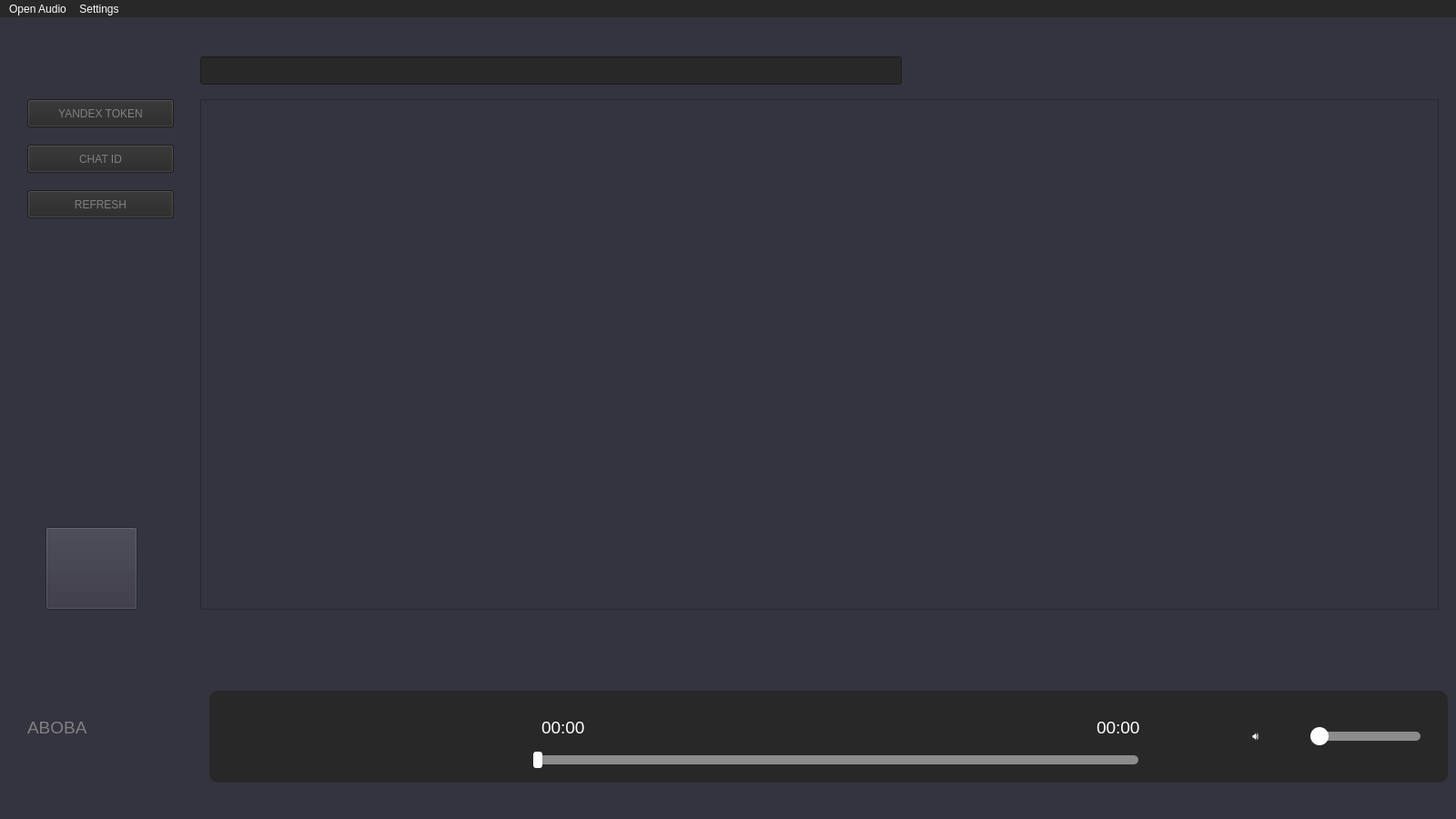
<?xml version="1.0" encoding="UTF-8"?>
<ui version="4.0">
 <class>player</class>
 <widget class="QMainWindow" name="player">
  <property name="geometry">
   <rect>
    <x>0</x>
    <y>0</y>
    <width>1600</width>
    <height>900</height>
   </rect>
  </property>
  <property name="windowTitle">
   <string>SEAGATO</string>
  </property>
  <property name="windowIcon">
   <iconset>
    <normaloff>../../../../../Downloads/poop.png</normaloff>../../../../../Downloads/poop.png</iconset>
  </property>
  <property name="styleSheet">
   <string notr="true">
     QMainWindow {
       background-color: rgb(52, 51, 64);
     }
     QLabel {
       color: gray;
       font-family: 'Arial';
       font-size: 14pt;
     }
     
     QPushButton:hover {
       background-color: rgb(140, 140, 140);
     }
     QSlider::groove:horizontal {
       height: 10px;
       background: rgb(140, 140, 140);
       border-radius: 5px;
     }
     QSlider::handle:horizontal {
       background: white;
       width: 20px;
       height: 20px;
       margin: -5px 0;
       border-radius: 10px;
     }
     QFrame#frame {
       background-color: rgb(40, 40, 40);
       border-radius: 10px;
       padding: 10px;
     }
     QMenuBar {
       background-color: rgb(40, 40, 40);
       color: white;
     }
     QMenuBar::item {
       background: transparent;
     }
     QMenuBar::item:selected {
       background: rgb(70, 70, 70);
     }
     QMenu {
       background-color: rgb(40, 40, 40);
       color: white;
     }
     QMenu::item:selected {
       background: rgb(70, 70, 70);
     }
   </string>
  </property>
  <widget class="QWidget" name="centralwidget">
   <widget class="QFrame" name="frame">
    <property name="geometry">
     <rect>
      <x>230</x>
      <y>740</y>
      <width>1361</width>
      <height>101</height>
     </rect>
    </property>
    <property name="styleSheet">
     <string notr="true">
      color: white;
      background-color: rgb(40, 40, 40);
      border-radius: 10px;
      padding: 10px;
     </string>
    </property>
    <property name="frameShape">
     <enum>QFrame::StyledPanel</enum>
    </property>
    <property name="frameShadow">
     <enum>QFrame::Raised</enum>
    </property>
    <widget class="QSlider" name="horizontalSlider_Audio_File_Duration">
     <property name="geometry">
      <rect>
       <x>350</x>
       <y>66</y>
       <width>681</width>
       <height>20</height>
      </rect>
     </property>
     <property name="sizePolicy">
      <sizepolicy hsizetype="Preferred" vsizetype="Preferred">
       <horstretch>0</horstretch>
       <verstretch>0</verstretch>
      </sizepolicy>
     </property>
     <property name="styleSheet">
      <string notr="true">QSlider::handle:horizontal
{
	width:10px;
	height:10px;
	margin:-4px -4px;
	border-radius:3px;
	
}</string>
     </property>
     <property name="orientation">
      <enum>Qt::Horizontal</enum>
     </property>
    </widget>
    <widget class="QSlider" name="horizontalSlider_Audio_Volume">
     <property name="geometry">
      <rect>
       <x>1200</x>
       <y>30</y>
       <width>141</width>
       <height>41</height>
      </rect>
     </property>
     <property name="orientation">
      <enum>Qt::Horizontal</enum>
     </property>
    </widget>
    <widget class="QPushButton" name="pushButton_Seek_Forward">
     <property name="geometry">
      <rect>
       <x>750</x>
       <y>0</y>
       <width>60</width>
       <height>60</height>
      </rect>
     </property>
     <property name="sizePolicy">
      <sizepolicy hsizetype="Minimum" vsizetype="Maximum">
       <horstretch>0</horstretch>
       <verstretch>0</verstretch>
      </sizepolicy>
     </property>
     <property name="minimumSize">
      <size>
       <width>0</width>
       <height>0</height>
      </size>
     </property>
     <property name="maximumSize">
      <size>
       <width>16777215</width>
       <height>16777215</height>
      </size>
     </property>
     <property name="styleSheet">
      <string notr="true"/>
     </property>
     <property name="text">
      <string/>
     </property>
     <property name="iconSize">
      <size>
       <width>30</width>
       <height>30</height>
      </size>
     </property>
    </widget>
    <widget class="QPushButton" name="pushButton_Play">
     <property name="geometry">
      <rect>
       <x>650</x>
       <y>0</y>
       <width>60</width>
       <height>60</height>
      </rect>
     </property>
     <property name="styleSheet">
      <string notr="true"/>
     </property>
     <property name="text">
      <string/>
     </property>
     <property name="iconSize">
      <size>
       <width>30</width>
       <height>30</height>
      </size>
     </property>
    </widget>
    <widget class="QPushButton" name="pushButton_Seek_Back">
     <property name="geometry">
      <rect>
       <x>540</x>
       <y>0</y>
       <width>60</width>
       <height>60</height>
      </rect>
     </property>
     <property name="text">
      <string/>
     </property>
     <property name="iconSize">
      <size>
       <width>30</width>
       <height>30</height>
      </size>
     </property>
    </widget>
    <widget class="QPushButton" name="pushButton_Volume">
     <property name="geometry">
      <rect>
       <x>1120</x>
       <y>20</y>
       <width>60</width>
       <height>60</height>
      </rect>
     </property>
     <property name="minimumSize">
      <size>
       <width>0</width>
       <height>0</height>
      </size>
     </property>
     <property name="text">
      <string>🔊</string>
     </property>
     <property name="iconSize">
      <size>
       <width>30</width>
       <height>30</height>
      </size>
     </property>
    </widget>
    <widget class="QLabel" name="label_value_2">
     <property name="geometry">
      <rect>
       <x>960</x>
       <y>20</y>
       <width>111</width>
       <height>41</height>
      </rect>
     </property>
     <property name="text">
      <string>00:00</string>
     </property>
    </widget>
    <widget class="QLabel" name="label_value_1">
     <property name="geometry">
      <rect>
       <x>350</x>
       <y>20</y>
       <width>111</width>
       <height>41</height>
      </rect>
     </property>
     <property name="text">
      <string>00:00</string>
     </property>
    </widget>
    <widget class="QPushButton" name="pushButton_Seek_Repeat">
     <property name="geometry">
      <rect>
       <x>850</x>
       <y>0</y>
       <width>60</width>
       <height>60</height>
      </rect>
     </property>
     <property name="sizePolicy">
      <sizepolicy hsizetype="Minimum" vsizetype="Maximum">
       <horstretch>0</horstretch>
       <verstretch>0</verstretch>
      </sizepolicy>
     </property>
     <property name="minimumSize">
      <size>
       <width>0</width>
       <height>0</height>
      </size>
     </property>
     <property name="maximumSize">
      <size>
       <width>16777215</width>
       <height>16777215</height>
      </size>
     </property>
     <property name="styleSheet">
      <string notr="true"/>
     </property>
     <property name="text">
      <string/>
     </property>
     <property name="iconSize">
      <size>
       <width>30</width>
       <height>30</height>
      </size>
     </property>
    </widget>
    <widget class="QPushButton" name="pushButton_Seek_Shuffle">
     <property name="geometry">
      <rect>
       <x>460</x>
       <y>0</y>
       <width>60</width>
       <height>60</height>
      </rect>
     </property>
     <property name="sizePolicy">
      <sizepolicy hsizetype="Minimum" vsizetype="Maximum">
       <horstretch>0</horstretch>
       <verstretch>0</verstretch>
      </sizepolicy>
     </property>
     <property name="minimumSize">
      <size>
       <width>0</width>
       <height>0</height>
      </size>
     </property>
     <property name="maximumSize">
      <size>
       <width>16777215</width>
       <height>16777215</height>
      </size>
     </property>
     <property name="styleSheet">
      <string notr="true"/>
     </property>
     <property name="text">
      <string/>
     </property>
     <property name="iconSize">
      <size>
       <width>30</width>
       <height>30</height>
      </size>
     </property>
    </widget>
   </widget>
   <widget class="QLabel" name="label_filename">
    <property name="geometry">
     <rect>
      <x>240</x>
      <y>680</y>
      <width>1141</width>
      <height>51</height>
     </rect>
    </property>
    <property name="text">
     <string/>
    </property>
   </widget>
   <widget class="QListWidget" name="listWidget_Tracks">
    <property name="geometry">
     <rect>
      <x>220</x>
      <y>90</y>
      <width>1361</width>
      <height>561</height>
     </rect>
    </property>
    <property name="styleSheet">
     <string notr="true"> background-color: rgb(52, 51, 64);
color:gray</string>
    </property>
   </widget>
   <widget class="QPushButton" name="pushButton_setYToken">
    <property name="geometry">
     <rect>
      <x>30</x>
      <y>90</y>
      <width>161</width>
      <height>31</height>
     </rect>
    </property>
    <property name="styleSheet">
     <string notr="true"> background-color: rgb(40, 40,40);
color:gray;</string>
    </property>
    <property name="text">
     <string>YANDEX TOKEN</string>
    </property>
   </widget>
   <widget class="QPushButton" name="pushButton_setChatId">
    <property name="geometry">
     <rect>
      <x>30</x>
      <y>140</y>
      <width>161</width>
      <height>31</height>
     </rect>
    </property>
    <property name="styleSheet">
     <string notr="true"> background-color: rgb(40, 40, 40);
color:gray;</string>
    </property>
    <property name="text">
     <string>CHAT ID</string>
    </property>
   </widget>
   <widget class="QPushButton" name="pushButton_refresh">
    <property name="geometry">
     <rect>
      <x>30</x>
      <y>190</y>
      <width>161</width>
      <height>31</height>
     </rect>
    </property>
    <property name="styleSheet">
     <string notr="true"> background-color: rgb(40, 40, 40);
color:gray;</string>
    </property>
    <property name="text">
     <string>REFRESH</string>
    </property>
   </widget>
   <widget class="QLineEdit" name="lineEdit_search">
    <property name="geometry">
     <rect>
      <x>220</x>
      <y>43</y>
      <width>771</width>
      <height>31</height>
     </rect>
    </property>
    <property name="styleSheet">
     <string notr="true"> background-color: rgb(40, 40, 40);
color:gray;</string>
    </property>
   </widget>
   <widget class="QLabel" name="labelAnime">
    <property name="geometry">
     <rect>
      <x>30</x>
      <y>700</y>
      <width>181</width>
      <height>161</height>
     </rect>
    </property>
    <property name="text">
     <string>ABOBA</string>
    </property>
   </widget>
   <widget class="QPushButton" name="pushButton">
    <property name="geometry">
     <rect>
      <x>50</x>
      <y>560</y>
      <width>101</width>
      <height>91</height>
     </rect>
    </property>
    <property name="autoFillBackground">
     <bool>false</bool>
    </property>
    <property name="styleSheet">
     <string notr="true">QPushButton{
	 background-color: rgb(52, 51, 64);
}</string>
    </property>
    <property name="text">
     <string/>
    </property>
    <property name="icon">
     <iconset>
      <normaloff>../../../../../Downloads/delete.png</normaloff>../../../../../Downloads/delete.png</iconset>
    </property>
    <property name="iconSize">
     <size>
      <width>50</width>
      <height>50</height>
     </size>
    </property>
   </widget>
  </widget>
  <widget class="QMenuBar" name="menubar">
   <property name="geometry">
    <rect>
     <x>0</x>
     <y>0</y>
     <width>1600</width>
     <height>21</height>
    </rect>
   </property>
   <widget class="QMenu" name="menuOpen">
    <property name="title">
     <string>Open Audio</string>
    </property>
    <addaction name="actionOpen_Audio_FIle"/>
   </widget>
   <widget class="QMenu" name="menuSettings">
    <property name="title">
     <string>Settings</string>
    </property>
    <addaction name="actionProfile"/>
   </widget>
   <addaction name="menuOpen"/>
   <addaction name="menuSettings"/>
  </widget>
  <action name="actionOpen_Audio_FIle">
   <property name="text">
    <string>Open Audio File</string>
   </property>
  </action>
  <action name="actionSettings">
   <property name="text">
    <string>Settings</string>
   </property>
  </action>
  <action name="actionProfile">
   <property name="text">
    <string>Profile</string>
   </property>
  </action>
 </widget>
 <resources/>
 <connections/>
</ui>
